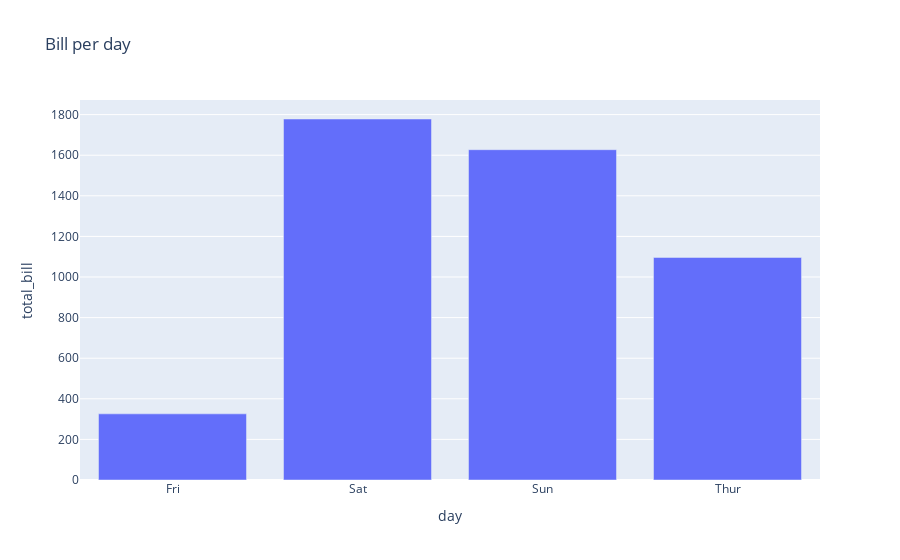

This figure's notebook cell:
### Code cell
px.bar(t,x='day',y='total_bill',title='Bill per day')

### Figure 1 — Plotly figure (JSON) as saved in the notebook; plotly's stock layout.template omitted (floating-point values rounded to 4 significant figures)
{"data": [{"alignmentgroup": "True", "hovertemplate": "day=%{x}<br>total_bill=%{y}<extra></extra>", "legendgroup": "", "marker": {"color": "#636efa", "pattern": {"shape": ""}}, "name": "", "offsetgroup": "", "orientation": "v", "showlegend": false, "textposition": "auto", "type": "bar", "x": ["Fri", "Sat", "Sun", "Thur"], "xaxis": "x", "y": [325.9, 1778.0, 1627.0, 1096.0], "yaxis": "y"}], "layout": {"barmode": "relative", "legend": {"tracegroupgap": 0}, "title": {"text": "Bill per day"}, "xaxis": {"anchor": "y", "domain": [0, 1], "title": {"text": "day"}}, "yaxis": {"anchor": "x", "domain": [0, 1], "title": {"text": "total_bill"}}}}
